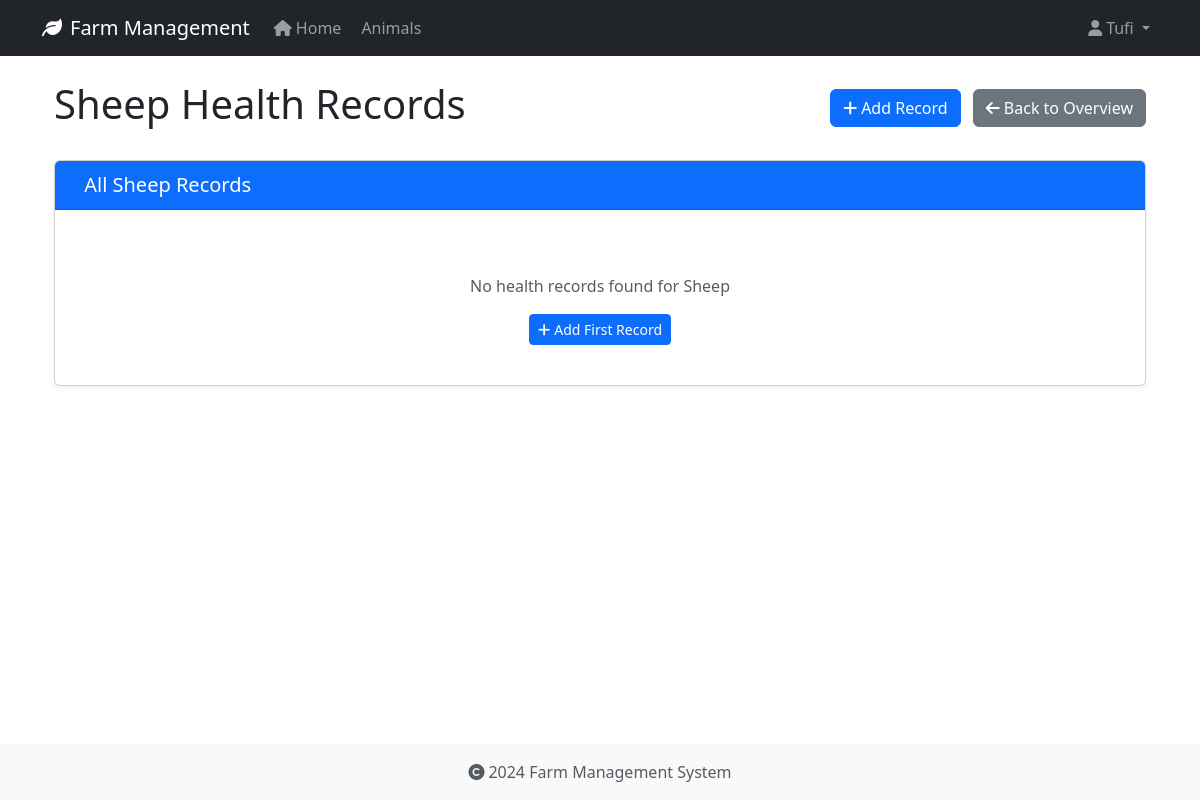
/health-records/type/sheep (signed in), run on an earlier commit of the app's database.
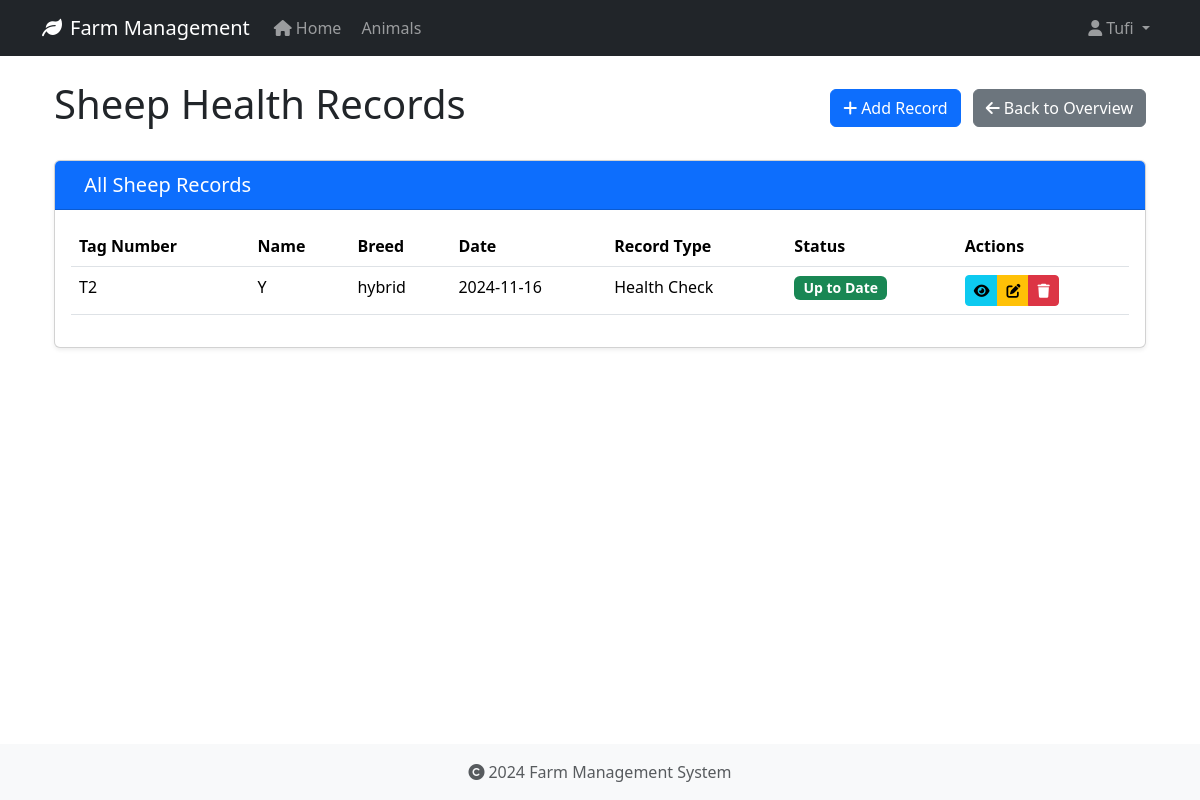
And on a later commit of the database.
### app/models/animal.py (models this page shows, shortened)
class Animal(db.Model):
    id = db.Column(db.Integer, primary_key=True)
    tag_number = db.Column(db.String(50), unique=True, nullable=False, index=True)
    name = db.Column(db.String(100), nullable=True)  # Explicitly mark as nullable
    species = db.Column(db.String(50), nullable=False, index=True)
    breed = db.Column(db.String(50), nullable=True)
    date_of_birth = db.Column(db.Date, nullable=True)
    gender = db.Column(db.String(20), nullable=True)
    weight = db.Column(db.Float, nullable=True)
    status = db.Column(db.String(20), default='active', nullable=False)
    purchase_date = db.Column(db.Date, nullable=True)
    purchase_price = db.Column(db.Float, nullable=True)
    notes = db.Column(db.Text, nullable=True)
    created_at = db.Column(db.DateTime, default=datetime.utcnow, nullable=False)
    updated_at = db.Column(db.DateTime, default=datetime.utcnow, onupdate=datetime.utcnow, nullable=False)
    wool_type = db.Column(db.String(50), nullable=True)
    last_shearing = db.Column(db.Date, nullable=True)
    fleece_weight = db.Column(db.Float, nullable=True)
    wool_grade = db.Column(db.String(20), nullable=True)
    lambing_status = db.Column(db.String(50), nullable=True)
    lambing_date = db.Column(db.Date, nullable=True)
    milk_production = db.Column(db.Float, nullable=True)
    last_milking = db.Column(db.Date, nullable=True)  # Changed from DateTime to Date
    milk_quality = db.Column(db.String(20), nullable=True)
    calving_status = db.Column(db.String(50), nullable=True)
    calving_date = db.Column(db.Date, nullable=True)
    milk_fat_content = db.Column(db.Float, nullable=True)
    egg_production = db.Column(db.Integer, nullable=True)
    egg_color = db.Column(db.String(20), nullable=True)
    comb_type = db.Column(db.String(20), nullable=True)
    laying_status = db.Column(db.String(20), nullable=True)
    last_laying_date = db.Column(db.Date, nullable=True)
    egg_size = db.Column(db.String(20), nullable=True)
    category = db.Column(db.String(50), nullable=True)
    special_needs = db.Column(db.Text, nullable=True)
    diet_requirements = db.Column(db.Text, nullable=True)
    habitat = db.Column(db.String(100), nullable=True)
    health_records = db.relationship('HealthRecord', backref='animal', lazy=True, cascade='all, delete-orphan')

class HealthRecord(db.Model):
    id = db.Column(db.Integer, primary_key=True)
    animal_id = db.Column(db.Integer, db.ForeignKey('animal.id', ondelete='CASCADE'), nullable=False)
    record_type = db.Column(db.String(50), nullable=False)  # Made nullable=False
    date = db.Column(db.Date, nullable=False)
    description = db.Column(db.Text, nullable=True)
    treatment = db.Column(db.Text, nullable=True)
    cost = db.Column(db.Float, nullable=True)
    next_due_date = db.Column(db.Date, nullable=True)
    created_at = db.Column(db.DateTime, default=datetime.utcnow, nullable=False)
    created_by_id = db.Column(db.Integer, db.ForeignKey('user.id', ondelete='SET NULL'), nullable=True)

### app/routes/health_records.py (the view)
@bp.route('/type/<animal_type>')
@login_required
def list_by_type(animal_type):
    today = date.today()
    species = animal_type.capitalize()
    records = (HealthRecord.query
              .join(Animal)
              .filter(Animal.species == species)
              .order_by(HealthRecord.date.desc())
              .all())
    return render_template('health_records/list.html',
                         records=records,
                         animal_type=species,
                         today=today)

### app/models/user.py (called while the page is built)
@login_manager.user_loader
def load_user(user_id):
    return User.query.get(int(user_id))

### app/templates/health_records/list.html (shortened to what the changed rows need)
{% extends "base.html" %}
{% block content %}
<div class="container">
    <div class="d-flex justify-content-between align-items-center mb-4">
        <h1>{{ animal_type }} Health Records</h1>
        <div>
            {% if animal_type == 'Sheep' %}
                <a href="{{ url_for('health_records.add_sheep') }}" class="btn btn-primary me-2">
                </a>
            {% elif animal_type == 'Cattle' %}
                <a href="{{ url_for('health_records.add_cattle') }}" class="btn btn-success me-2">
                    <i class="fas fa-plus me-1"></i>Add Record
                </a>
            {% elif animal_type == 'Goat' %}
                <a href="{{ url_for('health_records.add_goat') }}" class="btn btn-warning me-2">
                    <i class="fas fa-plus me-1"></i>Add Record
                </a>
            {% elif animal_type == 'Chicken' %}
                <a href="{{ url_for('health_records.add_chicken') }}" class="btn btn-info me-2">
                    <i class="fas fa-plus me-1"></i>Add Record
                </a>
            {% endif %}
            <a href="{{ url_for('health_records.index') }}" class="btn btn-secondary">
            </a>
        </div>
    </div>
    <div class="card">
        <div class="card-header {% if animal_type == 'Sheep' %}bg-primary
                               {% elif animal_type == 'Cattle' %}bg-success
                               {% elif animal_type == 'Goat' %}bg-warning
                               {% elif animal_type == 'Chicken' %}bg-info{% endif %} text-white">
            <h2 class="h5 mb-0">
                All {{ animal_type }} Records
            </h2>
        </div>
        <div class="card-body">
            {% if records %}
                <div class="table-responsive">
                    <table class="table table-hover">
                        <thead>
                            <tr>
                                <th>Tag Number</th>
                                <th>Name</th>
                                <th>Breed</th>
                                <th>Date</th>
                                <th>Record Type</th>
                                <th>Status</th>
                                <th>Actions</th>
                            </tr>
                        </thead>
                        <tbody>
                            {% for record in records %}
                            <tr>
                                <td>{{ record.animal.tag_number }}</td>
                                <td>{{ record.animal.name or 'N/A' }}</td>
                                <td>{{ record.animal.breed or 'N/A' }}</td>
                                <td>{{ record.date.strftime('%Y-%m-%d') }}</td>
                                <td>{{ record.record_type }}</td>
                                <td>
                                    <span class="badge {% if record.next_due_date and record.next_due_date < today %}bg-danger
                                                   {% elif record.next_due_date == today %}bg-warning
                                                   {% else %}bg-success{% endif %}">
                                        {% if record.next_due_date and record.next_due_date < today %}
                                            Overdue
                                        {% elif record.next_due_date == today %}
                                            Due Today
                                        {% else %}
                                            Up to Date
                                        {% endif %}
                                    </span>
                                </td>
                                <td>
                                    <div class="btn-group btn-group-sm">
                                        <a href="{{ url_for('health_records.view', id=record.id) }}"
                                           class="btn btn-info" title="View">
                                            <i class="fas fa-eye"></i>
                                        </a>
                                        <a href="{{ url_for('health_records.edit', id=record.id) }}"
                                           class="btn btn-warning" title="Edit">
                                            <i class="fas fa-edit"></i>
                                        </a>
                                        <button type="button" class="btn btn-danger" title="Delete"
                                                onclick="confirmDelete({{ record.id }}, '{{ record.animal.tag_number }}')">
                                            <i class="fas fa-trash"></i>
                                        </button>
                                    </div>
                                </td>
                            </tr>
                            {% endfor %}
                        </tbody>
                    </table>
                </div>
            {% else %}
                <div class="text-center py-4">
                    <p class="text-muted mb-3">No health records found for {{ animal_type }}</p>
                    {% if animal_type == 'Sheep' %}
                        <a href="{{ url_for('health_records.add_sheep') }}" class="btn btn-primary btn-sm">
                    {% elif animal_type == 'Cattle' %}
                        <a href="{{ url_for('health_records.add_cattle') }}" class="btn btn-success btn-sm">
                    {% elif animal_type == 'Goat' %}
                        <a href="{{ url_for('health_records.add_goat') }}" class="btn btn-warning btn-sm">
                    {% elif animal_type == 'Chicken' %}
                        <a href="{{ url_for('health_records.add_chicken') }}" class="btn btn-info btn-sm">
                    {% endif %}
                        <i class="fas fa-plus me-1"></i>Add First Record
                    </a>
                </div>
            {% endif %}
        </div>
    </div>
</div>
{% endblock %}

What changed in the data, as far as the page shows it:
added Animal: species "Sheep"
added HealthRecord: animal.tag_number "T2", animal "Y", animal "hybrid", date "2024-11-16", record_type "Health Check", shows "Up to Date"
Also different on the page:
{{ animal_type }}: "Sheep" → (not shown)
text no longer shown: "No health records found for Add First Record"
text now shown: "Tag Number Name Breed Date Record Type Status Actions"
